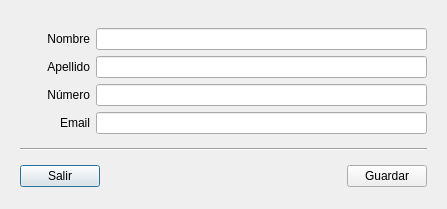
<?xml version="1.0" encoding="UTF-8"?>
<ui version="4.0">
 <class>Dialog</class>
 <widget class="QDialog" name="Dialog">
  <property name="geometry">
   <rect>
    <x>0</x>
    <y>0</y>
    <width>447</width>
    <height>209</height>
   </rect>
  </property>
  <property name="windowTitle">
   <string>MainWindow</string>
  </property>
  <layout class="QVBoxLayout" name="verticalLayout_2">
   <property name="leftMargin">
    <number>20</number>
   </property>
   <property name="topMargin">
    <number>20</number>
   </property>
   <property name="rightMargin">
    <number>20</number>
   </property>
   <item>
    <layout class="QVBoxLayout" name="verticalLayout">
     <item>
      <layout class="QHBoxLayout" name="hlMainWindow_4">
       <item>
        <widget class="QLabel" name="lbNombre">
         <property name="minimumSize">
          <size>
           <width>70</width>
           <height>0</height>
          </size>
         </property>
         <property name="text">
          <string>Nombre</string>
         </property>
         <property name="alignment">
          <set>Qt::AlignRight|Qt::AlignTrailing|Qt::AlignVCenter</set>
         </property>
        </widget>
       </item>
       <item>
        <widget class="QLineEdit" name="leNombre">
         <property name="sizePolicy">
          <sizepolicy hsizetype="Expanding" vsizetype="Fixed">
           <horstretch>0</horstretch>
           <verstretch>0</verstretch>
          </sizepolicy>
         </property>
        </widget>
       </item>
      </layout>
     </item>
     <item>
      <layout class="QHBoxLayout" name="hlMainWindow_3">
       <item>
        <widget class="QLabel" name="lbApellido">
         <property name="minimumSize">
          <size>
           <width>70</width>
           <height>0</height>
          </size>
         </property>
         <property name="text">
          <string>Apellido</string>
         </property>
         <property name="alignment">
          <set>Qt::AlignRight|Qt::AlignTrailing|Qt::AlignVCenter</set>
         </property>
        </widget>
       </item>
       <item>
        <widget class="QLineEdit" name="leApellido">
         <property name="sizePolicy">
          <sizepolicy hsizetype="Expanding" vsizetype="Fixed">
           <horstretch>0</horstretch>
           <verstretch>0</verstretch>
          </sizepolicy>
         </property>
        </widget>
       </item>
      </layout>
     </item>
     <item>
      <layout class="QHBoxLayout" name="hlMainWindow_2">
       <item>
        <widget class="QLabel" name="lbNumero">
         <property name="minimumSize">
          <size>
           <width>70</width>
           <height>0</height>
          </size>
         </property>
         <property name="text">
          <string>Número</string>
         </property>
         <property name="alignment">
          <set>Qt::AlignRight|Qt::AlignTrailing|Qt::AlignVCenter</set>
         </property>
        </widget>
       </item>
       <item>
        <widget class="QLineEdit" name="leNumero">
         <property name="sizePolicy">
          <sizepolicy hsizetype="Expanding" vsizetype="Fixed">
           <horstretch>0</horstretch>
           <verstretch>0</verstretch>
          </sizepolicy>
         </property>
        </widget>
       </item>
      </layout>
     </item>
     <item>
      <layout class="QHBoxLayout" name="hlMainWindow">
       <item>
        <widget class="QLabel" name="lbEmail">
         <property name="minimumSize">
          <size>
           <width>70</width>
           <height>0</height>
          </size>
         </property>
         <property name="text">
          <string>Email</string>
         </property>
         <property name="alignment">
          <set>Qt::AlignRight|Qt::AlignTrailing|Qt::AlignVCenter</set>
         </property>
        </widget>
       </item>
       <item>
        <widget class="QLineEdit" name="leEmail">
         <property name="sizePolicy">
          <sizepolicy hsizetype="Expanding" vsizetype="Fixed">
           <horstretch>0</horstretch>
           <verstretch>0</verstretch>
          </sizepolicy>
         </property>
        </widget>
       </item>
      </layout>
     </item>
    </layout>
   </item>
   <item>
    <widget class="Line" name="line">
     <property name="orientation">
      <enum>Qt::Horizontal</enum>
     </property>
    </widget>
   </item>
   <item>
    <layout class="QHBoxLayout" name="horizontalLayout">
     <property name="margin">
      <number>0</number>
     </property>
     <item>
      <widget class="QPushButton" name="btExit">
       <property name="cursor">
        <cursorShape>PointingHandCursor</cursorShape>
       </property>
       <property name="text">
        <string>Salir</string>
       </property>
      </widget>
     </item>
     <item>
      <spacer name="horizontalSpacer">
       <property name="orientation">
        <enum>Qt::Horizontal</enum>
       </property>
       <property name="sizeHint" stdset="0">
        <size>
         <width>40</width>
         <height>20</height>
        </size>
       </property>
      </spacer>
     </item>
     <item>
      <widget class="QPushButton" name="btSave">
       <property name="cursor">
        <cursorShape>PointingHandCursor</cursorShape>
       </property>
       <property name="text">
        <string>Guardar</string>
       </property>
      </widget>
     </item>
    </layout>
   </item>
  </layout>
 </widget>
 <resources>
  <include location="../plasta/gui/uis/images_rc/images.qrc"/>
 </resources>
 <connections>
  <connection>
   <sender>btExit</sender>
   <signal>clicked()</signal>
   <receiver>Dialog</receiver>
   <slot>close()</slot>
   <hints>
    <hint type="sourcelabel">
     <x>87</x>
     <y>296</y>
    </hint>
    <hint type="destinationlabel">
     <x>218</x>
     <y>282</y>
    </hint>
   </hints>
  </connection>
 </connections>
</ui>
